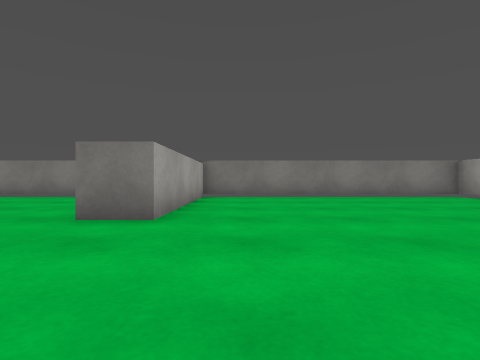
view 1 (above)

16 first-person views from a walk through a 3-D level made in the Unity game engine. The camera is 0.51 m above the floor, looks level and sees 80° across. The floor is counted in squares, 1 m on a side. Each view is taken from the middle of a square. On the plan, view 1 faces up. The plan holds only what a view shows up to about 9 squares ahead; the rest is blank. The player character is not drawn. Surface patterns are stand-ins for the level's own textures.

view 2
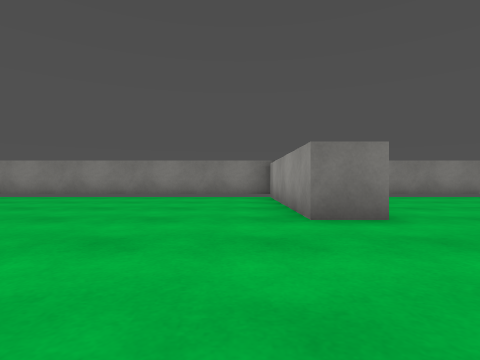

view 3
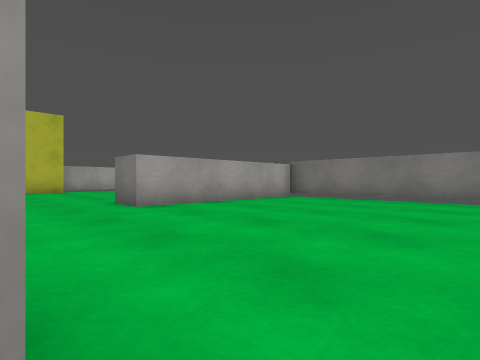

view 4
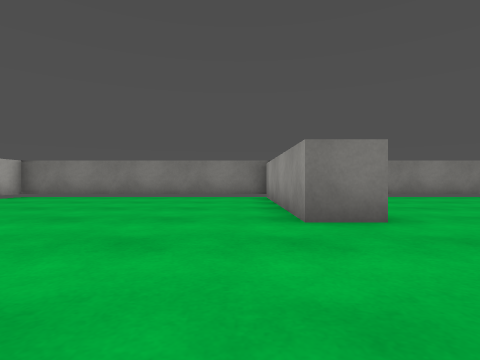

view 5
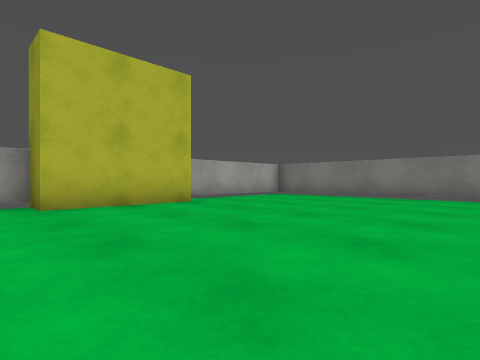

view 6
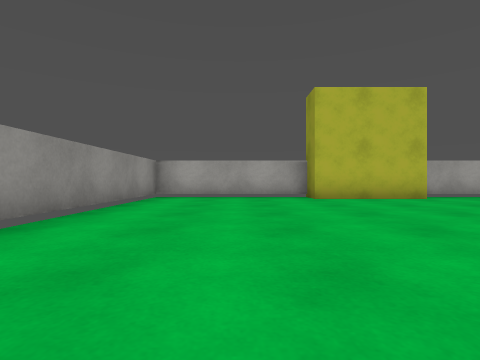

view 7
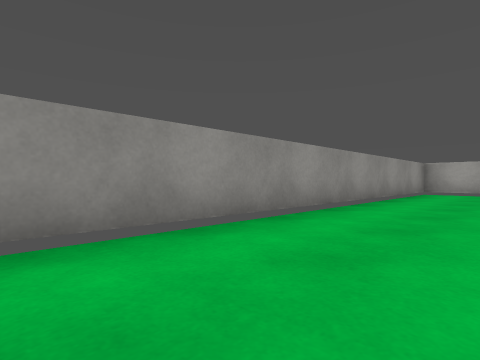

view 8
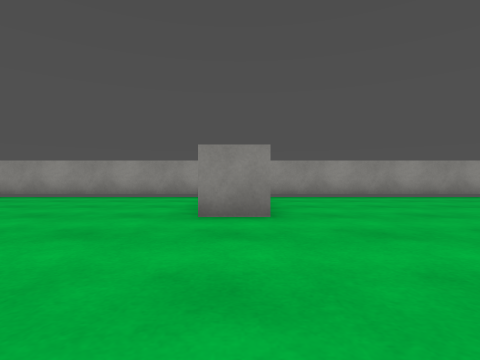

view 9
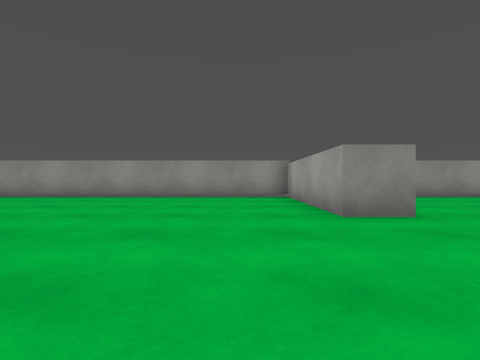

view 10
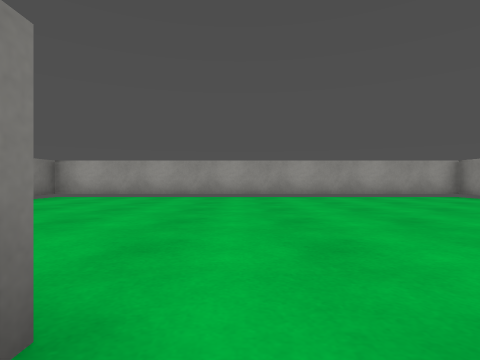

view 11
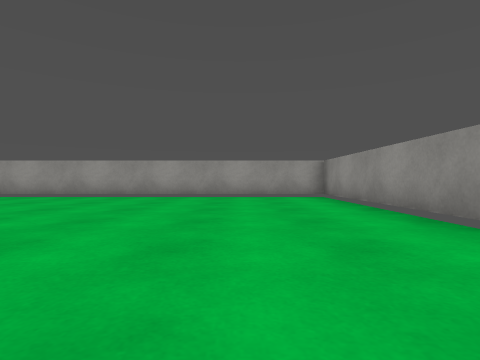

view 12
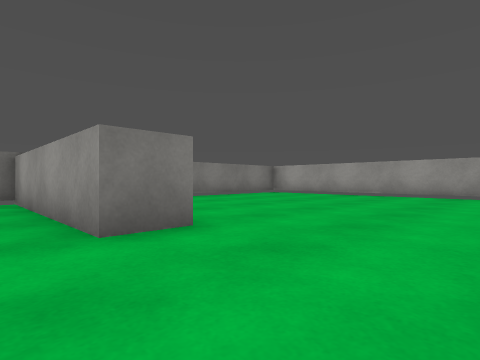

view 13
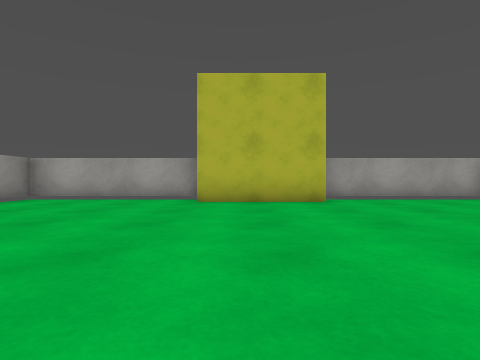

view 14
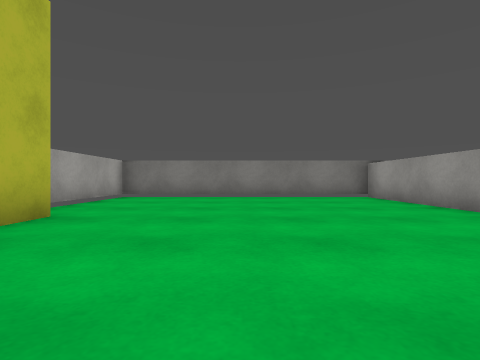

view 15
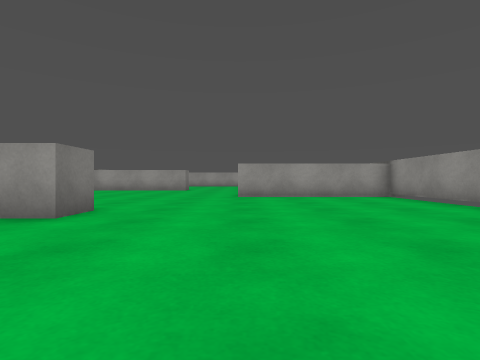

view 16
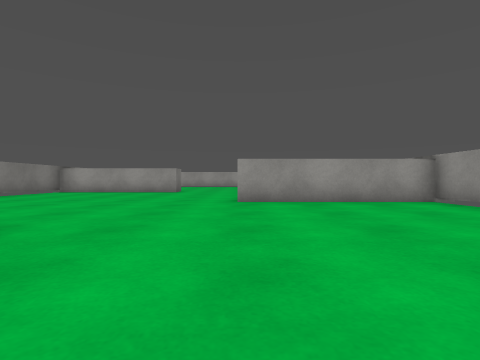

### Floor plan
Points are (right, up) in squares from view 1. A wall is a line through its corners. A room is listed if a view was taken in it or the views show most of it. See-through windows are left out.
Room 1 (views 1, 2, 3, 4, 5, 6, 7, 8, 9, 10, 11, 12, 13, 14, 15, 16)
walls: (-7.4, -3.8) (-7.4, 1.1) (-6.4, 1.1) (-6.4, -3.5) (6.5, -3.5) (6.5, 8.5) (-1.1, 8.5) (-1.1, 3.6) (-2.1, 3.6) (-2.1, 8.5) (-11.2, 8.5) (-11.2, 3.4) (-12.2, 3.4) (-12.2, 8.5) (-19.5, 8.5) (-19.5, 4.2); (-18.6, 4) (-18.6, 1) (-19.5, 1) (-19.5, -3.5) (-7.4, -3.5)

Positions as (right, up) in squares from view 1, and headings:
1: (0, 0), facing up
2: (-3, 0), facing up
3: (-6, 1), facing up-left
4: (-13, 0), facing up
5: (-13, 0), facing up-left
6: (-11, -1), facing left
7: (-8, -1), facing down-left
8: (-7, 5), facing down
9: (-5, 5), facing down
10: (-2, 3), facing right
11: (-2, -1), facing right
12: (-3, 1), facing up-right
13: (-12, 2), facing left
14: (-16, 0), facing up
15: (-16, 1), facing right
16: (-14, 1), facing right
